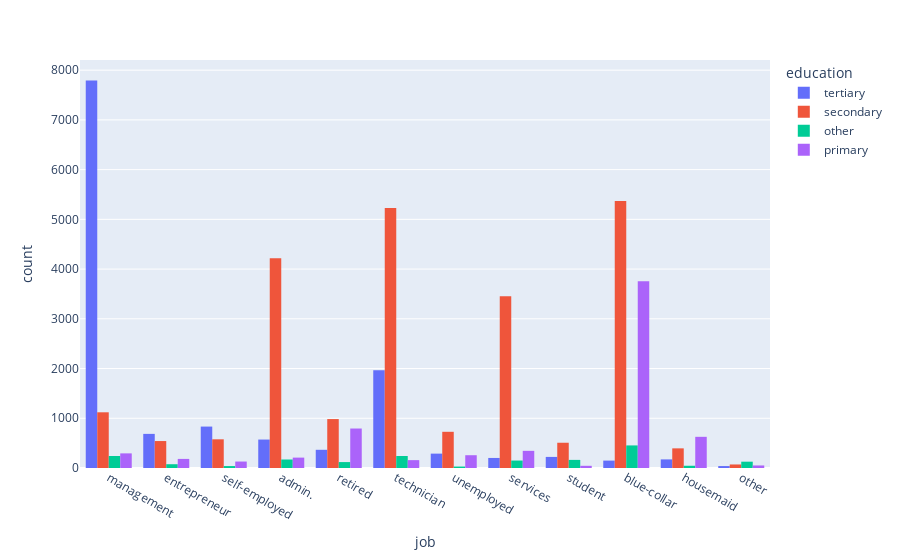

Source (notebook cell):
### Code cell
px.histogram(data, x="job", color="education", barmode = 'group')

### Figure 1 — Plotly figure (JSON) as saved in the notebook; plotly's stock layout.template omitted (floating-point values rounded to 4 significant figures; data arrays with more than 128 entries replaced by an {"elided": "..."} marker saying what was removed)
{"data": [{"alignmentgroup": "True", "bingroup": "x", "hovertemplate": "education=tertiary<br>job=%{x}<br>count=%{y}<extra></extra>", "legendgroup": "tertiary", "marker": {"color": "#636efa"}, "name": "tertiary", "offsetgroup": "tertiary", "orientation": "v", "showlegend": true, "type": "histogram", "x": {"elided": "13291 str values"}, "xaxis": "x", "yaxis": "y"}, {"alignmentgroup": "True", "bingroup": "x", "hovertemplate": "education=secondary<br>job=%{x}<br>count=%{y}<extra></extra>", "legendgroup": "secondary", "marker": {"color": "#EF553B"}, "name": "secondary", "offsetgroup": "secondary", "orientation": "v", "showlegend": true, "type": "histogram", "x": {"elided": "23196 str values"}, "xaxis": "x", "yaxis": "y"}, {"alignmentgroup": "True", "bingroup": "x", "hovertemplate": "education=other<br>job=%{x}<br>count=%{y}<extra></extra>", "legendgroup": "other", "marker": {"color": "#00cc96"}, "name": "other", "offsetgroup": "other", "orientation": "v", "showlegend": true, "type": "histogram", "x": {"elided": "1857 str values"}, "xaxis": "x", "yaxis": "y"}, {"alignmentgroup": "True", "bingroup": "x", "hovertemplate": "education=primary<br>job=%{x}<br>count=%{y}<extra></extra>", "legendgroup": "primary", "marker": {"color": "#ab63fa"}, "name": "primary", "offsetgroup": "primary", "orientation": "v", "showlegend": true, "type": "histogram", "x": {"elided": "6846 str values"}, "xaxis": "x", "yaxis": "y"}], "layout": {"barmode": "group", "legend": {"title": {"text": "education"}, "tracegroupgap": 0}, "margin": {"t": 60}, "xaxis": {"anchor": "y", "domain": [0, 1], "title": {"text": "job"}}, "yaxis": {"anchor": "x", "domain": [0, 1], "title": {"text": "count"}}}}
